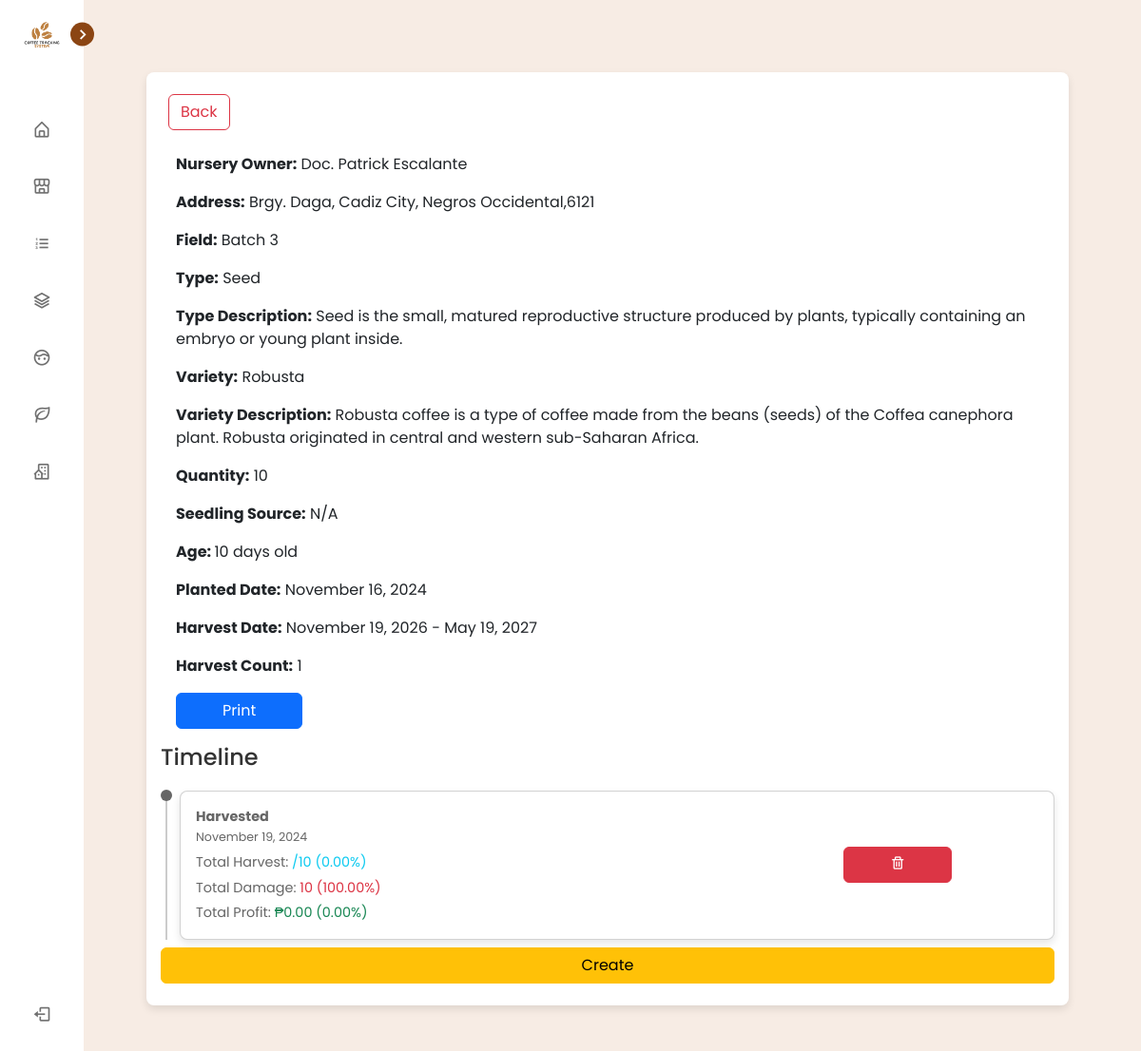
/view/pages/plant_timeline/index.php?id=53&nurseryID=67fa3dea-a40e-11ef-a9cc-6c2408a7860e (signed in), run on an earlier commit of the app's database.
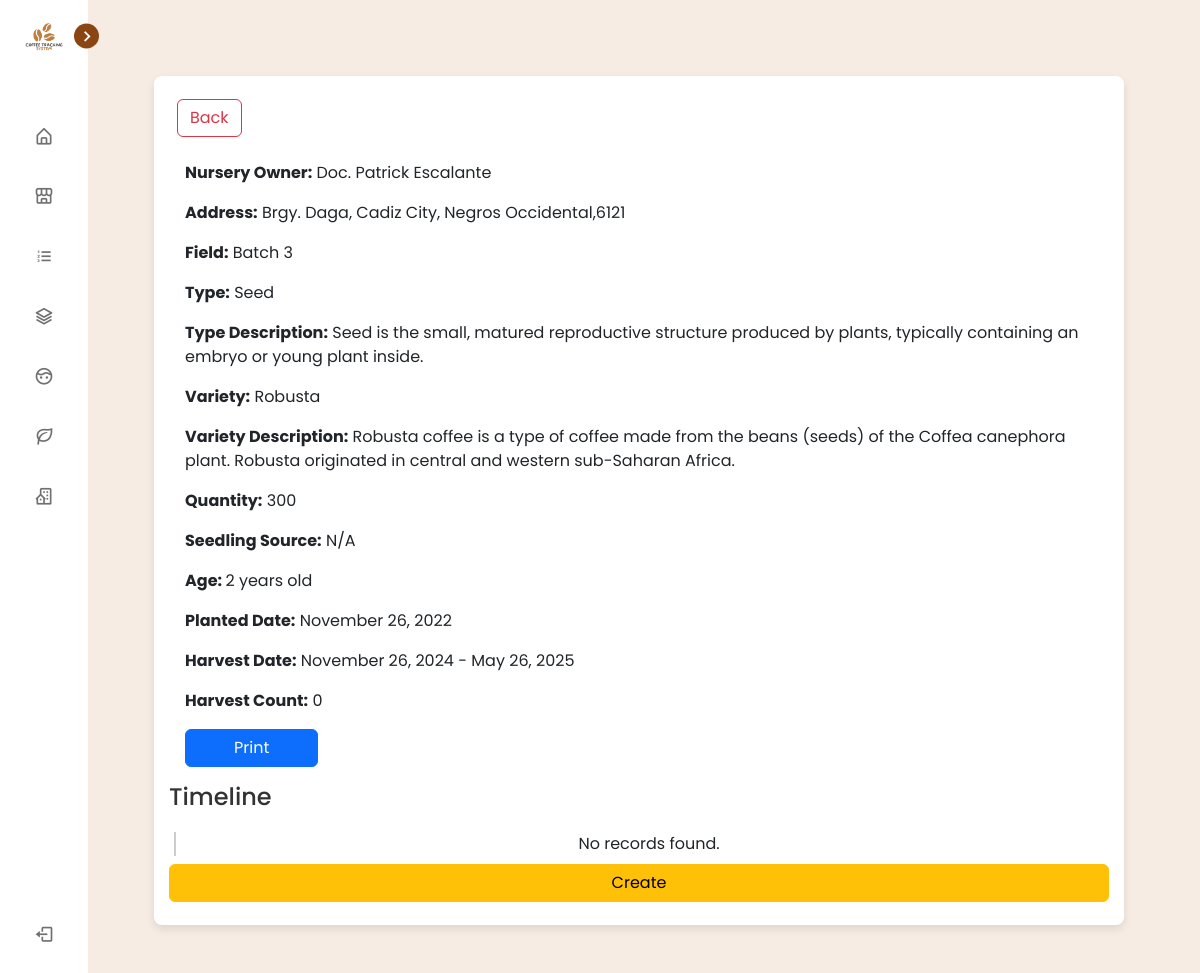
And on a later commit of the database.
### tables this page shows
CREATE TABLE `tbl_nursery` (
  `id` int(255) NOT NULL,
  `nursery_id` varchar(255) DEFAULT NULL,
  `nursery_field` varchar(255) NOT NULL,
  `source_id` varchar(255) NOT NULL,
  `type_id` varchar(255) DEFAULT NULL,
  `variety_id` varchar(255) DEFAULT NULL,
  `bought_price` int(255) NOT NULL,
  `quantity` int(255) NOT NULL,
  `planted_date` varchar(255) DEFAULT NULL,
  `created_date` timestamp(6) NOT NULL DEFAULT current_timestamp(6)
);

CREATE TABLE `tbl_timeline` (
  `id` int(255) NOT NULL,
  `nursery_id_fk` varchar(255) DEFAULT NULL,
  `content_id` varchar(255) DEFAULT NULL,
  `quantity` varchar(255) NOT NULL,
  `timeline_title` varchar(255) NOT NULL,
  `history_date` varchar(255) DEFAULT NULL,
  `created_time` time NOT NULL DEFAULT current_timestamp()
);

### connection/connection.php (called while the page is built, shortened)
<?php
class config {
    public function __construct(){
        $dsn = "mysql:host=".H.";dbname=".DB;
        $username = U;
        $password = P;
        try {
            $this->pdo = new PDO($dsn, $username, $password);
        } catch (PDOException $e) {
            die("Connection failed: " . $e->getMessage());
        }
    }
}
?>

### services/PlantNurseryService.php (called while the page is built, shortened)
<?php
require_once("../../../connection/connection.php");
class PlantInfo extends config {
    public function getPlantDataByID($nurseryID) {
        try {
            $query = "SELECT
                            n.id,
                            n.nursery_id,
                            n.nursery_field,
                            n.bought_price,
                            n.type_id,
                            t.type_name,
                            t.description AS type_description,
                            n.variety_id,
                            v.variety_name,
                            v.description AS variety_description,
                            n.quantity,
                            n.planted_date,
                            n.created_date,
                            s.source_fullname,
                            s.source_id,
                            -- This will count the number of harvested plants for the specific nursery ID
                            (SELECT COUNT(*)
                             FROM tbl_timeline
                             WHERE timeline_title = 'Harvested' AND nursery_id_fk = n.nursery_id) AS harvest_count
                        FROM
                            tbl_nursery n
                        JOIN
                            tbl_type t ON n.type_id = t.type_id
                        JOIN
                            tbl_variety v ON n.variety_id = v.variety_id
                        JOIN
                            tbl_source s ON n.source_id = s.source_id
                        WHERE
                            n.nursery_id = :nurseryID";
            $stmt = $this->pdo->prepare($query);
            $stmt->bindParam(':nurseryID', $nurseryID, PDO::PARAM_INT);
            $stmt->execute();
            return $stmt->fetch(PDO::FETCH_ASSOC);
        }
        catch (PDOException $e) {
            echo "Error: " . $e->getMessage();
        }
    }
    public function getHarvestStatus($nurseryID) {
        try {
            $query = "
                SELECT
                    CASE
                        WHEN EXISTS (
                            SELECT 1 FROM tbl_timeline WHERE nursery_id_fk = :nurseryID AND timeline_title = 'Harvested'
                        )
                        THEN (
                            SELECT MAX(history_date) FROM tbl_timeline WHERE nursery_id_fk = :nurseryID AND timeline_title = 'Harvested'
                        )
                        ELSE (
                            SELECT planted_date FROM tbl_nursery WHERE nursery_id = :nurseryID
                        )
                    END AS relevant_date,
                    CASE
                        WHEN EXISTS (
                            SELECT 1
                            FROM tbl_timeline
                            WHERE nursery_id_fk = :nurseryID
                            AND timeline_title = 'Harvested'
                        )
                        THEN 'True'
                        ELSE 'False'
                    END AS status
            ";
            $stmt = $this->pdo->prepare($query);
            $stmt->bindParam(':nurseryID', $nurseryID);
            $stmt->execute();
            return $stmt->fetch(PDO::FETCH_ASSOC);
        }
        catch (PDOException $e) {
            echo "Error: " . $e->getMessage();
        }
    }
}
?>

### services/PlantTimelineService.php (called while the page is built, shortened)
<?php
require_once("../../../connection/connection.php");
class Timeline extends config {
    public function getTimelineById($nursery_id_fk) {
        try {
                $query = "SELECT `id`, `nursery_id_fk`, `content_id`, `quantity`, `timeline_title`, `history_date`
                          FROM `tbl_timeline`
                          WHERE `nursery_id_fk` = :nursery_id_fk
                          ORDER BY `history_date` DESC, `created_time` DESC;";
                $stmt = $this->pdo->prepare($query);
                $stmt->bindParam(':nursery_id_fk', $nursery_id_fk);
                $stmt->execute();
                return $stmt->fetchAll(PDO::FETCH_ASSOC);
        }
        catch (PDOException $e) {
            echo "Error: " . $e->getMessage();
        }
    }
}
?>

### view/pages/plant_timeline/index.php (the view, shortened to what the changed rows need)
<?php
  require_once('../../../services/PlantTimelineService.php');
  require_once('../../../services/PlantNurseryService.php');
  $timeline = new Timeline();
  $plant = new PlantInfo();
  $nurseryID = $_GET['nurseryID'];
  $timelines = $timeline->getTimelineById($nurseryID);
  $plantData = $plant->getPlantDataByID($nurseryID);
  include_once('../../components/header.php');
?>
    <div class="m-1 p-1 p-lg-5">
        <div class="timeline-container">
        <div class="p-3">
            <div class="row">
                <div class="col-md-12 text-left">
                    <p><strong>Nursery Owner:</strong> Doc. Patrick Escalante</p>
                    <p><strong>Address:</strong> Brgy. Daga, Cadiz City, Negros Occidental,6121</p>
                    <p><strong>Field:</strong> <?php echo $plantData['nursery_field']; ?></p>
                    <p><strong>Type:</strong> <?php echo $plantData['type_name']; ?></p>
                    <p><strong>Type Description:</strong> <?php echo $plantData['type_description']; ?></p>
                    <p><strong>Variety:</strong> <?php echo $plantData['variety_name']; ?></p>
                    <p><strong>Variety Description:</strong> <?php echo $plantData['variety_description']; ?></p>
                    <p><strong>Quantity:</strong> <?php echo $plantData['quantity']; ?></p>
                    <p><strong>Seedling Source:</strong> <?php echo $plantData['source_fullname']; ?></p>
                    <p><strong>Age: </strong> <?php
                                                    $plantedDate = $plantData['planted_date'];
                                                    $plantedDateObj = new DateTime($plantedDate);
                                                    $currentDate = new DateTime();
                                                    $interval = $plantedDateObj->diff($currentDate);
                                                    if ($interval->y > 0) {
                                                        echo $interval->y . ' years old';
                                                    } elseif ($interval->m > 0) {
                                                        echo $interval->m . ' months old';
                                                    } else {
                                                        echo $interval->d . ' days old';
                                                    }
                                                    ?>
                                                    </p>
                    <p><strong>Planted Date:</strong>
                    <?php
                        $plantedDate = new DateTime($plantData['planted_date']);
                        echo $plantedDate->format('F j, Y');
                    ?></p>
                    <p>
                    <strong>Harvest Date:</strong>
                        <?php
                            $history_date = $plant->getHarvestStatus($plantData['nursery_id']);
                            $relevant_date = $history_date['relevant_date'];
                            $start_date = new DateTime($relevant_date);
                            $end_date = clone $start_date;
                            $start_date->modify('+24 months');
                            $end_date->modify('+30 months');
                            echo $start_date->format('F j, Y') . ' - ' . $end_date->format('F j, Y');
                        ?>
                    </p>
                    <p><strong>Harvest Count:</strong> <?php echo $plantData['harvest_count']; ?></p>
                    <a class="btn btn-primary px-5" href="download_pdf.php?nurseryID=<?php echo htmlspecialchars($nurseryID); ?>">
                        Print
                    </a>
                </div>
            </div>
        </div>
            <h2>Timeline</h2>
            <div class="timeline">
            <?php if (!empty($timelines)): ?>
                <?php foreach ($timelines as $timelineItem): ?>
                    <div class="timeline-item">
                        <div class="card p-2 timeline-content ml-2 p-1">
                            <div class="row g-0 p-2">
                                <div class="col-6 col-md-9 ml-md-2">
                                    <a class="w-100 text-left text-decoration-none" data-bs-toggle="collapse" href="#collapse<?php echo htmlspecialchars($timelineItem['id']); ?>" role="button" aria-expanded="false" aria-controls="collapseExample">
                                        <p class="m-0">
                                            <strong>
                                                <?php echo htmlspecialchars($timelineItem['timeline_title']); ?>
                                            </strong>
                                        </p>
                                        <p class="m-0">
                                            <small>
                                                <?php
                                                $historyDate = htmlspecialchars($timelineItem['history_date']);
                                                $dateObject = DateTime::createFromFormat('Y-m-d', $historyDate);
                                                $formattedDate = $dateObject->format('F j, Y');
                                                echo htmlspecialchars($formattedDate); ?>
                                            </small>
                                        </p>
                                    </a>
                                    <?php if ($timelineItem['timeline_title'] === "Harvested") { ?>
                                            <?php
                                                $totalPlanted = $plantData['quantity'];
                                                $harvestedQuantity = $timelineItem['quantity'];
                                                $totalDamage = $totalPlanted - $harvestedQuantity;
                                                $harvestPercentage = ($harvestedQuantity / $totalPlanted) * 100;
                                                $damagePercentage = ($totalDamage / $totalPlanted) * 100;
                                                $profitPerPlant = 2;
                                                $totalProfit = $harvestedQuantity * $profitPerPlant;
                                            ?>
                                                <p>Total Harvest:
                                                    <span class="text-info">
                                                        <?php echo $harvestedQuantity . "/" . $totalPlanted . " (" . number_format($harvestPercentage, 2) . "%)"; ?>
                                                    </span>
                                                </p>
                                                <p>Total Damage:
                                                    <span class="text-danger">
                                                        <?php echo $totalDamage . " (" . number_format($damagePercentage, 2) . "%)"; ?>
                                                    </span>
                                                </p>
                                                <p>Total Profit:
                                                    <span class="text-success">
                                                        <?php
                                                            $profitPerPlant = 2;
                                                            $maxProfit = $plantData['quantity'] * $profitPerPlant;
                                                            $profitPercentage = ($totalProfit / $maxProfit) * 100;
                                                            echo "₱" . number_format($totalProfit, 2) . " (" . number_format($profitPercentage, 2) . "%)";
                                                        ?>
                                                    </span>
                                                </p>
                                        <?php } ?>
                                </div>
                                <div class="col-6 col-md-2 d-flex justify-content-center align-items-center mt-2 mt-md-0">
                                    <a class="btn btn-danger mx-1 px-3 px-md-5" onclick="setDeleteTimelineId('<?php echo htmlspecialchars($timelineItem['id']); ?>')">
                                     <i class='bx bx-trash icon'></i>
                                    </a>
                                </div>
                            </div>
                        </div>
                    </div>
                <?php endforeach; ?>
            <?php else: ?>
                <div class="text-center">No records found.</div>
            <?php endif; ?>
            </div>
        </div>
    </div>
<?php include_once('../../components/footer.php'); ?>

What changed in the data, as far as the page shows it:
removed tbl_timeline: timeline_title "Harvested", history_date "November 19, 2024", $totalPlanted "10", $harvestPercentage "0.00", $totalDamage "10", $damagePercentage "100.00", timeline_title "0.00", timeline_title.quantity "0.00"
changed tbl_nursery "Batch 3": quantity "10" → "300"; planted_date "November 16, 2024" → "November 26, 2022"; planted_date "10" → "2"
Also different on the page:
$start_date->format('F j, Y'): "November 19, 2026" → "November 26, 2024"
$end_date->format('F j, Y'): "May 19, 2027" → "May 26, 2025"
$plantData['harvest_count']: "1" → "0"
text no longer shown: "days old"
text now shown: "years old No records found."
